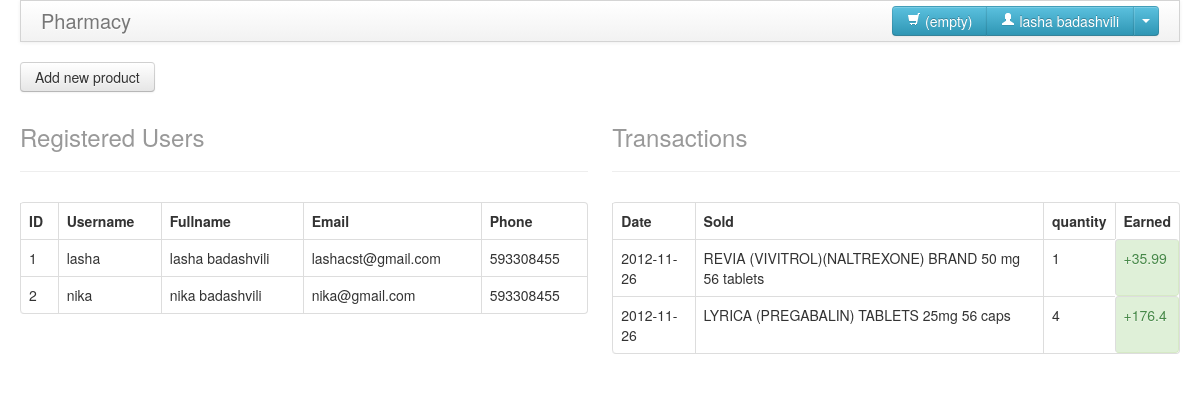
/admin.php (signed in), run on the app's committed database.
### tables this page shows
CREATE TABLE IF NOT EXISTS `users` (
  `userid` int(11) NOT NULL AUTO_INCREMENT,
  `username` varchar(200) NOT NULL,
  `passwordone` varchar(100) NOT NULL,
  `passwordtwo` varchar(100) NOT NULL,
  `fullname` varchar(200) NOT NULL,
  `email` varchar(250) NOT NULL,
  `mobilephone` varchar(40) NOT NULL,
  PRIMARY KEY (`userid`)
);

CREATE TABLE IF NOT EXISTS `Transactions` (
  `TransactionID` int(11) NOT NULL AUTO_INCREMENT,
  `productPrice` float NOT NULL,
  `productQuantity` int(11) NOT NULL,
  `userid` int(11) NOT NULL,
  `productName` varchar(200) NOT NULL,
  `date` date NOT NULL,
  PRIMARY KEY (`TransactionID`)
);

### functions.php (called while the page is built, shortened)
<?php
function count_rows($query){
	$result = db_result($query);
	return mysqli_num_rows($result);
}
function embed($file,$vars){
	extract($vars,EXTR_SKIP);
	include($file);
	$content = ob_get_contents();
	return $content;
}
function db_connect() {
	  static $conn;
	  if (empty($conn)) {
	    $conn = mysqli_connect(
	      DB_HOST,
	      DB_USER,
	      DB_PASS,
	      DB_NAME
	    );
	  }
	  return $conn;
	}
function db_result($query){
	  return mysqli_query(db_connect(),$query);
}

### model.php (called while the page is built, shortened)
<?php
function get_all_user(){
	$query = "SELECT * FROM users";
	$result = db_result($query);
	$data = array();
	while($row = mysqli_fetch_object($result)){
		$data[] = $row;
	}
	return $data;
}
function loggedin(){
	if(isset($_SESSION['user_id'])&&!empty($_SESSION['user_id'])){
		$loggedinuserid = $_SESSION['user_id'];
		$query = "SELECT fullname FROM users WHERE userid ='$loggedinuserid'";
		$stmt = db_result($query);
		while($row = mysqli_fetch_object($stmt)){
			$name = $row->fullname;
		}
	}else{
		header('Location: home.php');
	}
	return $name;
}
function cheakrow(){
	$user = $_SESSION['user_id'];
	$query = "SELECT * FROM cart WHERE userid = '$user'";
	$row = count_rows($query);
	$result = db_result($query);
	$data = array();
	if(!empty($row)){
	return '('.$row.')';
	}else{
		return '(empty)';
		}
	return $data;
}
function get_transactions(){
	$query = "SELECT * FROM Transactions";
	$result = db_result($query);
	$data = array();
	while($row = mysqli_fetch_object($result)){
		$data[] = $row;
	}
	return $data;
}

### tpl/users.tpl.php (the view)
<table class = "table table-bordered table-hover" >
	<th>
	ID
	</th>
	<th>
	Username
	</th>
	<th>
	Fullname
	</th>
	<th>
	Email
	</th>
	<th>
	Phone
	</th>
	<?php foreach($result as $value): ?>
		<tr>
			<td> <?php print $value->userid; ?> </td>
			<td> <?php print $value->username; ?> </td>
			<td> <?php print $value->fullname ?> </td>
			<td> <?php print $value->email ?> </td>
			<td> <?php print $value->mobilephone?> </td>
		</tr>
	<?php endforeach; ?>
</table>

### tpl/user_info.tpl.php (shortened to what this page needs)
 <div class="btn-group pull-right" >
 <button onclick="window.location = 'cart.php'" class ="btn btn-info btn-medium"><i class = "icon-shopping-cart icon-white"></i> <?php print cheakrow(); ?></button>
  <button id = "userfullname" class="btn btn-info btn-medium"><i class = "icon-user icon-white"></i> <?php print loggedin();?></button>
  <button class="btn btn-info btn-medium dropdown-toggle" data-toggle="dropdown">
    <span class="caret"></span>
  </button>
</div>

### tpl/transaction.tpl.php
<table class = "table table-bordered table-hover" >
	<th>
	Date
	</th>
	<th>
	Sold
	</th>
	<th>
	quantity
	</th>
	<th>
	Earned
	</th>
	<?php foreach($result as $value): ?>
		<tr>
			<td> <?php print $value->date; ?> </td>
			<td> <?php print $value->productName; ?> </td>
			<td> <?php print $value->productQuantity ?> </td>
			<td class="alert alert-success"> +<?php print $value->productPrice*$value->productQuantity ?> </td>
		</tr>
	<?php endforeach; ?>
</table>

### data on the page
users: fullname "lasha badashvili", userid "1", username "lasha", email "lashacst@gmail.com", mobilephone "593308455"
users: userid "2", username "nika", fullname "nika badashvili", email "nika@gmail.com", mobilephone "593308455"
transactions: date "2012-11-26", productName "REVIA (VIVITROL)(NALTREXONE) BRAND 50 mg 56 tablets", productQuantity "1", $value->productPrice*$value->productQuantity "35.99"
transactions: date "2012-11-26", productName "LYRICA (PREGABALIN) TABLETS 25mg 56 caps", productQuantity "4", $value->productPrice*$value->productQuantity "176.4"

### other printed values
cheakrow() "(empty)"
